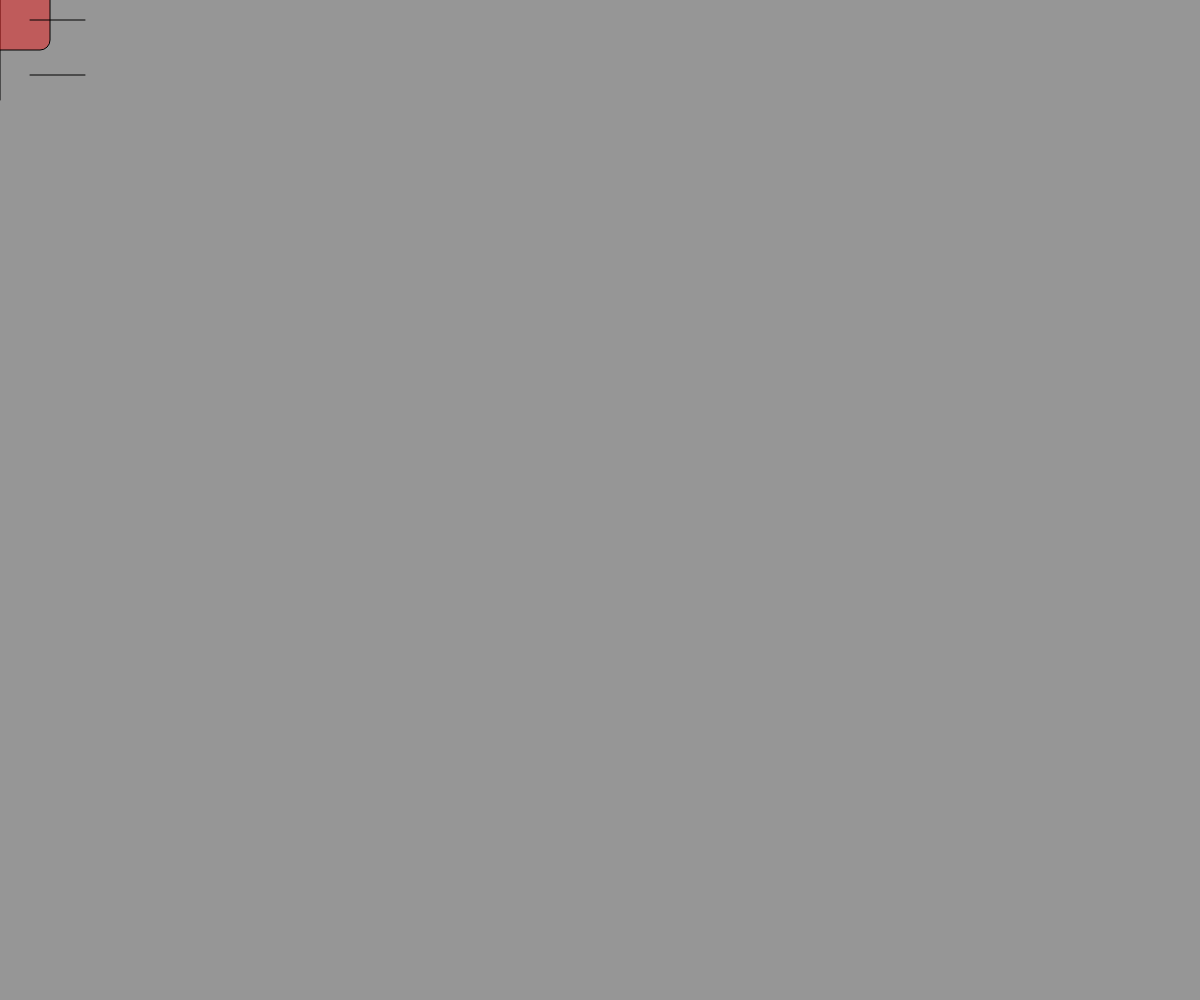
Frame 1 (no input)
Frame 60 (no input): identical to frame 1, image omitted
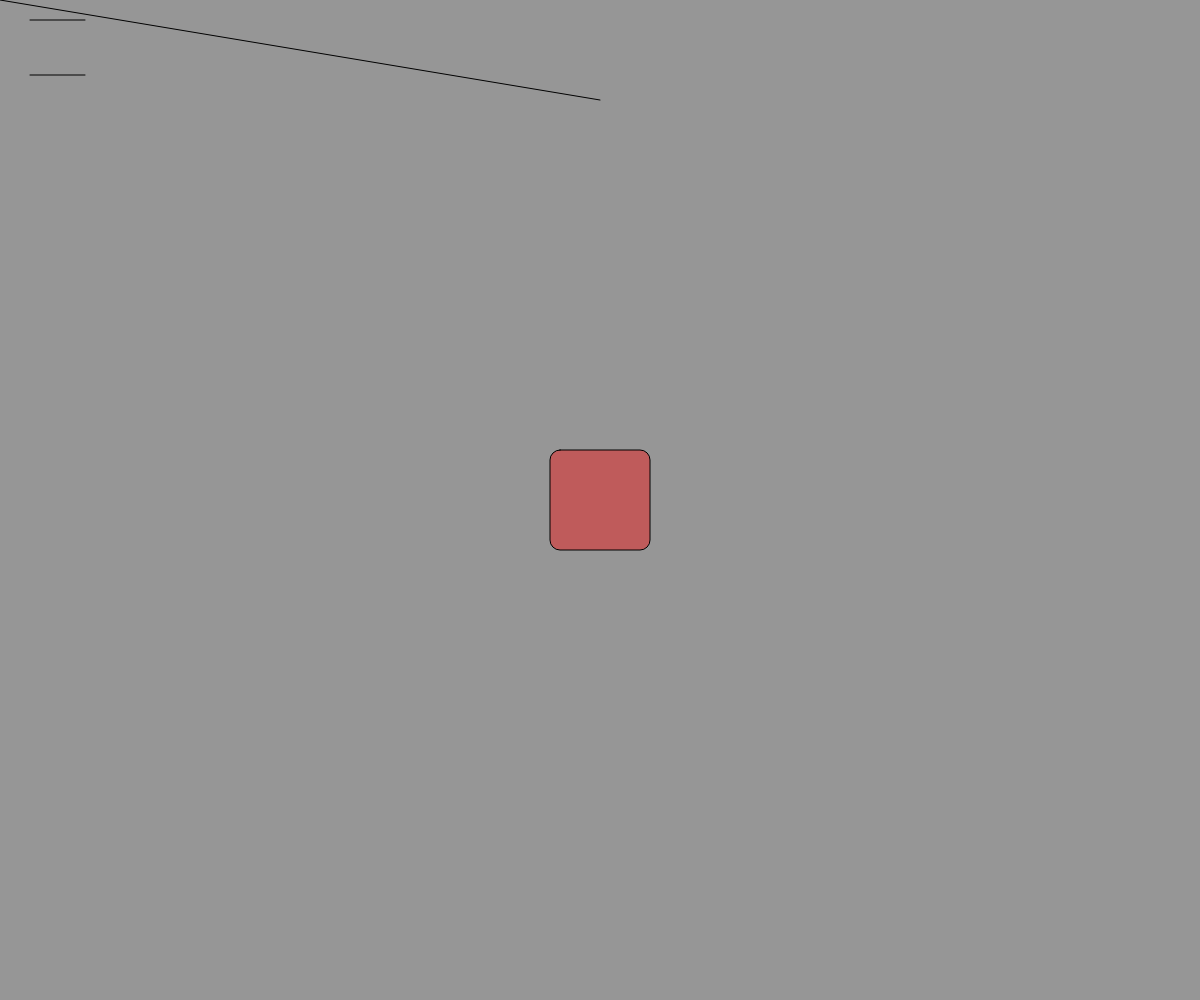
Frame 120 (the mouse pressed at the canvas centre since frame 60)

The p5.js sketch that drew these frames (run headless with seeded random() and noise() and a simulated clock; from frame 60 on, the mouse is pressed at the canvas centre):

// p5.js sketch
// ── sketch.js
var x = [];
var y = [];

function setup() {
  createCanvas(windowWidth,windowHeight);
  rectMode(CENTER);
  fill(255,0,0,100)
}

function draw() { 
  background (150)
  line(0,0,mouseX,100);
  rect(mouseX, mouseY, 100, 100,10);
  
  beginShape(LINES);
  vertex(30, 20);
  vertex(85, 20);
  vertex(85, 75);
  vertex(30, 75);
  endShape(); //must put CLOSE if we want to close shape
  
  beginShape();
  for(var i=0; i<x.length; i++) { //for(var; test condition; expression)
    vertex(x[i],y[i]);
    text(i, x[i], y[i]);
  }
  endShape();
}

function mouseReleased() {
  if (x.length <10) {
    x.push(mouseX); //push to certain array
    y.push(mouseY);
    console.log(x);
  }
}

// sequence of computation: line by line. right to left in one line.
// setup - once in the beginning
// draw - sixty times a second
// mouse released - triggered once when mouse is released
